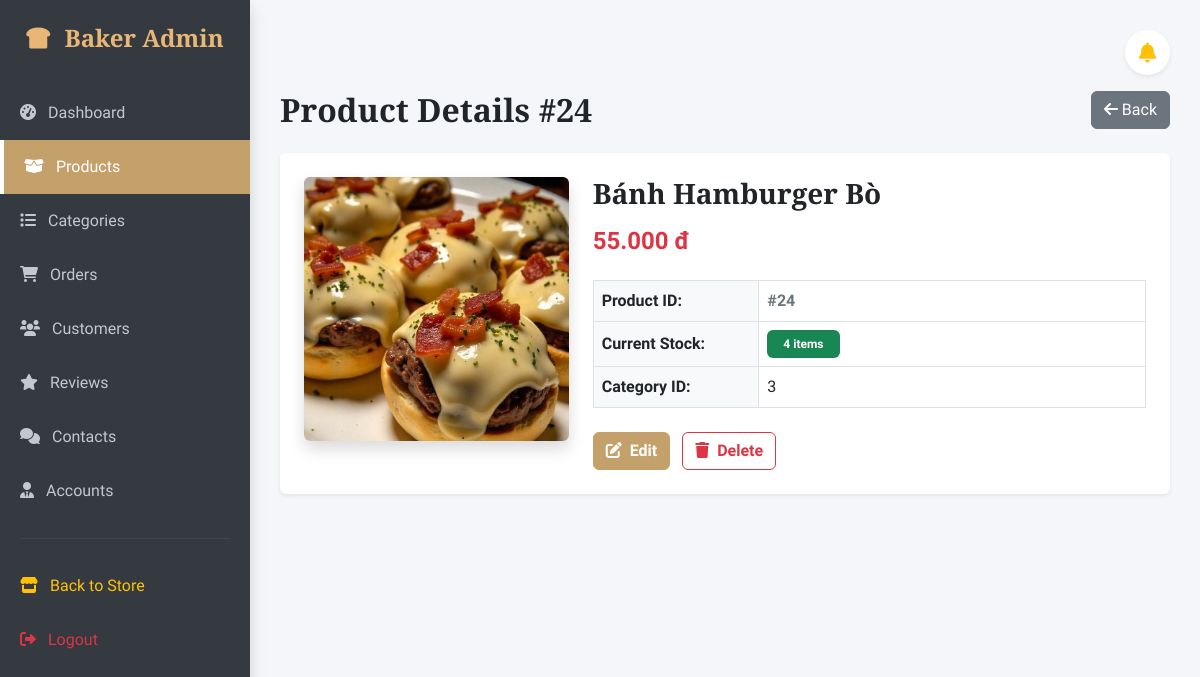
Page /admin/index.php?page=product_detail&id=24 (signed in) on the earlier database version.
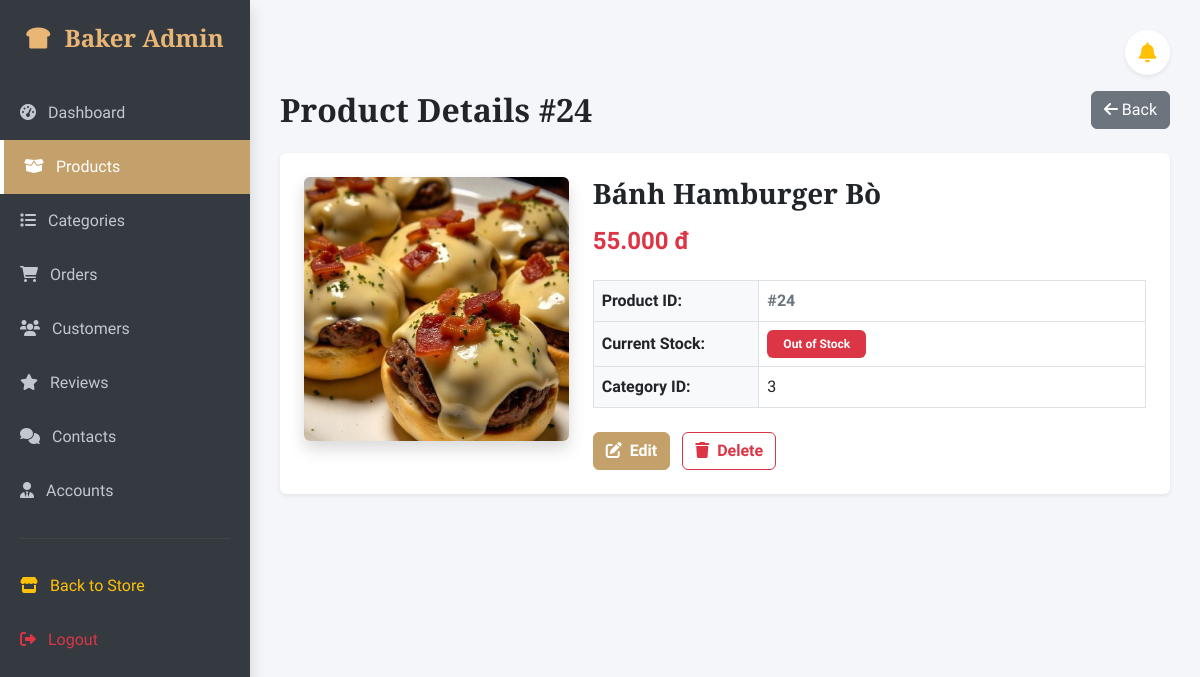
Same page on the later database version.
### tables this page shows
CREATE TABLE `products` (
  `product_id` int(11) NOT NULL,
  `category_id` int(11) DEFAULT NULL,
  `product_name` varchar(255) NOT NULL,
  `price` decimal(10,2) UNSIGNED NOT NULL,
  `description` text DEFAULT NULL,
  `stock_quantity` int(10) UNSIGNED NOT NULL DEFAULT 0,
  `image` varchar(255) NOT NULL,
  `status` tinyint(1) DEFAULT 1
);

### admin/index.php (the view, shortened to what the changed rows need)
<?php
$db = Database::getInstance();
$page = isset($_GET['page']) ? $_GET['page'] : 'dashboard';
?>
<!DOCTYPE html>
<html lang="en">
<head>
    <link href="https://cdn.jsdelivr.net/npm/bootstrap@5.3.0/dist/css/bootstrap.min.css" rel="stylesheet">
    <link href="https://cdnjs.cloudflare.com/ajax/libs/font-awesome/6.0.0/css/all.min.css" rel="stylesheet">
</head>
<body>
    <div class="main-content">
      <?php if ($page == 'dashboard'): ?>
            <?php
            require_once '../app/controllers/AdminDashboardController.php';
            $adminDashboardController = new AdminDashboardController($db);
            $adminDashboardController->index();
            ?>
        <?php elseif ($page == 'product_detail'): ?>
            <?php
            $detail_id = isset($_GET['id']) ? mysqli_real_escape_string($db, $_GET['id']) : 0;
            $prod_info = mysqli_fetch_assoc(mysqli_query($db, "SELECT * FROM products WHERE product_id = '$detail_id'"));
            if(!$prod_info) { echo "<div class='alert alert-danger m-4'>Không tìm thấy thông tin sản phẩm!</div>"; }
            else {
                $p_name = $prod_info['product_name'] ?? 'N/A';
                $p_price = $prod_info['price'] ?? 0;
                $p_qty = $prod_info['stock_quantity'] ?? 0;
                $p_cat = $prod_info['category_id'] ?? 'Không rõ';
                $p_img = $prod_info['image'] ?? 'default.jpg';
            ?>
            <div class="d-flex justify-content-between align-items-center mb-4">
                <h2 class="fw-bold mb-0">Product Details #<?php echo $detail_id; ?></h2>
                <a href="index.php?page=products" class="btn btn-secondary"><i class="fas fa-arrow-left"></i> Back</a>
            </div>
            <div class="card shadow-sm border-0 p-4">
                <div class="row">
                    <div class="col-md-4 text-center mb-4 mb-md-0">
                        <img src='../assets/img/<?php echo $p_img; ?>' class='img-fluid rounded shadow' style='max-height: 350px; object-fit: cover;' onerror="this.onerror=null; this.src='https://placehold.co/350x350?text=No+Image';">
                    </div>
                    <div class="col-md-8">
                        <h3 class="fw-bold text-primary mb-3"><?php echo $p_name; ?></h3>
                        <h4 class="text-danger fw-bold mb-4"><?php echo number_format((float)$p_price, 0, ',', '.'); ?> đ</h4>
                        <table class="table table-bordered align-middle">
                            <tbody>
                                <tr><th class="bg-light" style="width: 30%;">Product ID:</th><td class="fw-bold text-secondary">#<?php echo $detail_id; ?></td></tr>
                                <tr><th class="bg-light">Current Stock:</th><td><?php echo ($p_qty > 0) ? "<span class='badge bg-success px-3 py-2'>{$p_qty} items</span>" : "<span class='badge bg-danger px-3 py-2'>Out of Stock</span>"; ?></td></tr>
                                <tr><th class="bg-light">Category ID:</th><td><?php echo $p_cat; ?></td></tr>
                            </tbody>
                        </table>
                        <div class="mt-4">
                            <a href='index.php?page=edit_product&id=<?php echo $detail_id; ?>' class='btn btn-primary me-2 fw-bold'><i class='fas fa-edit me-2'></i>Edit</a>
                            <a href='index.php?page=products&action=delete_product&id=<?php echo $detail_id; ?>' class='btn btn-outline-danger fw-bold' onclick="return confirm('Delete this product?');"><i class='fas fa-trash me-2'></i>Delete</a>
                        </div>
                    </div>
                </div>
            </div>
            <?php } ?>
        <?php endif; ?>
    </div>
</body>
</html>

Differences in the rows shown:
changed products "Bánh Hamburger Bò": stock_quantity "4" → (not shown)
Other differences:
text no longer shown: "items"
text now shown: "Out of Stock"
